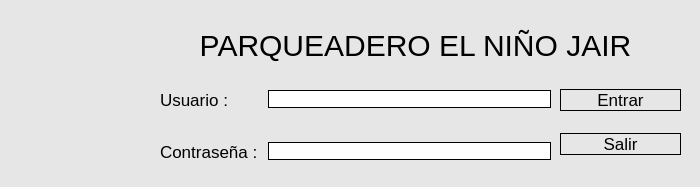
<?xml version="1.0" encoding="UTF-8"?>
<ui version="4.0">
 <class>VentanaLogin</class>
 <widget class="QMainWindow" name="VentanaLogin">
  <property name="geometry">
   <rect>
    <x>0</x>
    <y>0</y>
    <width>700</width>
    <height>187</height>
   </rect>
  </property>
  <property name="sizePolicy">
   <sizepolicy hsizetype="Expanding" vsizetype="Expanding">
    <horstretch>0</horstretch>
    <verstretch>0</verstretch>
   </sizepolicy>
  </property>
  <property name="maximumSize">
   <size>
    <width>700</width>
    <height>187</height>
   </size>
  </property>
  <property name="windowTitle">
   <string>Parking - Inicio de Sesión</string>
  </property>
  <property name="windowIcon">
   <iconset>
    <normaloff>F:/UQ/2018-1/VIII. Ingenieria de Software III/ProyectoFinal/Parqueadero/images/icons-página-principal-.png</normaloff>F:/UQ/2018-1/VIII. Ingenieria de Software III/ProyectoFinal/Parqueadero/images/icons-página-principal-.png</iconset>
  </property>
  <property name="toolTip">
   <string/>
  </property>
  <property name="statusTip">
   <string/>
  </property>
  <property name="whatsThis">
   <string/>
  </property>
  <property name="accessibleName">
   <string/>
  </property>
  <property name="layoutDirection">
   <enum>Qt::LeftToRight</enum>
  </property>
  <property name="styleSheet">
   <string notr="true">#VentanaLogin{
background-color: rgb(230, 230, 230)
}

QLabel{
font: 13pt &quot;Tahoma&quot;;

}

#labelLogin{
font-size: 30px;
}



QLineEdit, QPushButton{
font: 13pt &quot;Tahoma&quot;;
border: 1px solid black;

}


QPushButton:hover{

background-color: #0c80c4;
}

#btnImagen:hover{
background-color: none;
}
#btnImagen{
border-style:none;
}</string>
  </property>
  <property name="windowFilePath">
   <string/>
  </property>
  <property name="inputMethodHints">
   <set>Qt::ImhNone</set>
  </property>
  <widget class="QWidget" name="centralwidget">
   <widget class="QWidget" name="formLayoutWidget">
    <property name="geometry">
     <rect>
      <x>160</x>
      <y>80</y>
      <width>391</width>
      <height>82</height>
     </rect>
    </property>
    <layout class="QFormLayout" name="layoutFormulario">
     <property name="labelAlignment">
      <set>Qt::AlignLeading|Qt::AlignLeft|Qt::AlignVCenter</set>
     </property>
     <property name="horizontalSpacing">
      <number>10</number>
     </property>
     <property name="leftMargin">
      <number>0</number>
     </property>
     <property name="topMargin">
      <number>10</number>
     </property>
     <item row="0" column="1">
      <widget class="QLineEdit" name="txtUsuario">
       <property name="inputMethodHints">
        <set>Qt::ImhNone</set>
       </property>
       <property name="inputMask">
        <string/>
       </property>
       <property name="text">
        <string/>
       </property>
       <property name="echoMode">
        <enum>QLineEdit::Normal</enum>
       </property>
      </widget>
     </item>
     <item row="2" column="0">
      <widget class="QLabel" name="labelContrasena">
       <property name="font">
        <font>
         <family>Tahoma</family>
         <pointsize>13</pointsize>
         <weight>50</weight>
         <italic>false</italic>
         <bold>false</bold>
        </font>
       </property>
       <property name="text">
        <string>Contraseña :</string>
       </property>
      </widget>
     </item>
     <item row="2" column="1">
      <widget class="QLineEdit" name="txtContrasena">
       <property name="echoMode">
        <enum>QLineEdit::Password</enum>
       </property>
      </widget>
     </item>
     <item row="0" column="0">
      <widget class="QLabel" name="labelUsuario">
       <property name="font">
        <font>
         <family>Tahoma</family>
         <pointsize>13</pointsize>
         <weight>50</weight>
         <italic>false</italic>
         <bold>false</bold>
        </font>
       </property>
       <property name="text">
        <string>Usuario :</string>
       </property>
      </widget>
     </item>
     <item row="1" column="1">
      <spacer name="verticalSpacer_2">
       <property name="orientation">
        <enum>Qt::Vertical</enum>
       </property>
       <property name="sizeType">
        <enum>QSizePolicy::Expanding</enum>
       </property>
       <property name="sizeHint" stdset="0">
        <size>
         <width>20</width>
         <height>5</height>
        </size>
       </property>
      </spacer>
     </item>
    </layout>
   </widget>
   <widget class="QWidget" name="horizontalLayoutWidget">
    <property name="geometry">
     <rect>
      <x>560</x>
      <y>80</y>
      <width>121</width>
      <height>85</height>
     </rect>
    </property>
    <layout class="QVBoxLayout" name="verticalLayout">
     <property name="spacing">
      <number>10</number>
     </property>
     <property name="leftMargin">
      <number>0</number>
     </property>
     <property name="topMargin">
      <number>9</number>
     </property>
     <property name="bottomMargin">
      <number>10</number>
     </property>
     <item>
      <widget class="QPushButton" name="btnIniciarSesion">
       <property name="font">
        <font>
         <family>Tahoma</family>
         <pointsize>13</pointsize>
         <weight>50</weight>
         <italic>false</italic>
         <bold>false</bold>
        </font>
       </property>
       <property name="cursor">
        <cursorShape>PointingHandCursor</cursorShape>
       </property>
       <property name="styleSheet">
        <string notr="true"/>
       </property>
       <property name="text">
        <string>Entrar</string>
       </property>
      </widget>
     </item>
     <item>
      <spacer name="verticalSpacer">
       <property name="orientation">
        <enum>Qt::Vertical</enum>
       </property>
       <property name="sizeHint" stdset="0">
        <size>
         <width>20</width>
         <height>10</height>
        </size>
       </property>
      </spacer>
     </item>
     <item>
      <widget class="QPushButton" name="btnCancelar">
       <property name="font">
        <font>
         <family>Tahoma</family>
         <pointsize>13</pointsize>
         <weight>50</weight>
         <italic>false</italic>
         <bold>false</bold>
        </font>
       </property>
       <property name="cursor">
        <cursorShape>PointingHandCursor</cursorShape>
       </property>
       <property name="styleSheet">
        <string notr="true"/>
       </property>
       <property name="text">
        <string>Salir</string>
       </property>
       <property name="autoDefault">
        <bool>false</bool>
       </property>
       <property name="default">
        <bool>false</bool>
       </property>
       <property name="flat">
        <bool>false</bool>
       </property>
      </widget>
     </item>
    </layout>
   </widget>
   <widget class="QWidget" name="verticalLayoutWidget">
    <property name="geometry">
     <rect>
      <x>150</x>
      <y>20</y>
      <width>531</width>
      <height>50</height>
     </rect>
    </property>
    <layout class="QVBoxLayout" name="layoutTitulo" stretch="0">
     <property name="spacing">
      <number>22</number>
     </property>
     <item>
      <widget class="QLabel" name="labelLogin">
       <property name="layoutDirection">
        <enum>Qt::LeftToRight</enum>
       </property>
       <property name="text">
        <string>PARQUEADERO EL NIÑO JAIR</string>
       </property>
       <property name="alignment">
        <set>Qt::AlignCenter</set>
       </property>
      </widget>
     </item>
    </layout>
   </widget>
   <widget class="QPushButton" name="btnImagen">
    <property name="geometry">
     <rect>
      <x>4</x>
      <y>0</y>
      <width>143</width>
      <height>187</height>
     </rect>
    </property>
    <property name="text">
     <string/>
    </property>
    <property name="icon">
     <iconset>
      <normaloff>F:/UQ/2018-1/VIII. Ingenieria de Software III/ProyectoFinal/Parqueadero/images/parking-idea.png</normaloff>F:/UQ/2018-1/VIII. Ingenieria de Software III/ProyectoFinal/Parqueadero/images/parking-idea.png</iconset>
    </property>
    <property name="iconSize">
     <size>
      <width>140</width>
      <height>180</height>
     </size>
    </property>
   </widget>
   <zorder>formLayoutWidget</zorder>
   <zorder>horizontalLayoutWidget</zorder>
   <zorder>verticalLayoutWidget</zorder>
   <zorder>labelLogin</zorder>
   <zorder>btnImagen</zorder>
  </widget>
 </widget>
 <tabstops>
  <tabstop>txtUsuario</tabstop>
  <tabstop>txtContrasena</tabstop>
  <tabstop>btnIniciarSesion</tabstop>
  <tabstop>btnCancelar</tabstop>
 </tabstops>
 <resources/>
 <connections/>
</ui>
